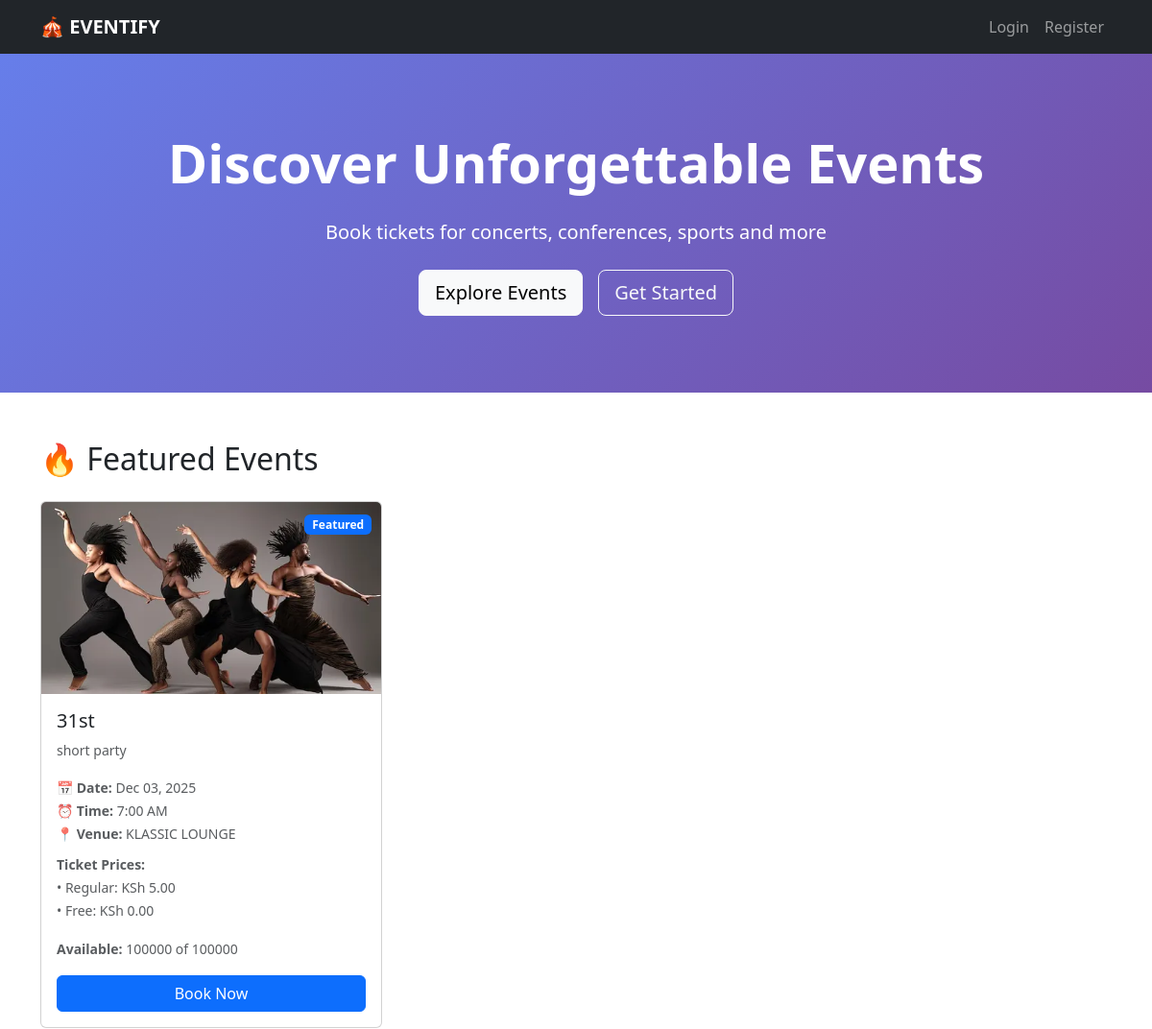
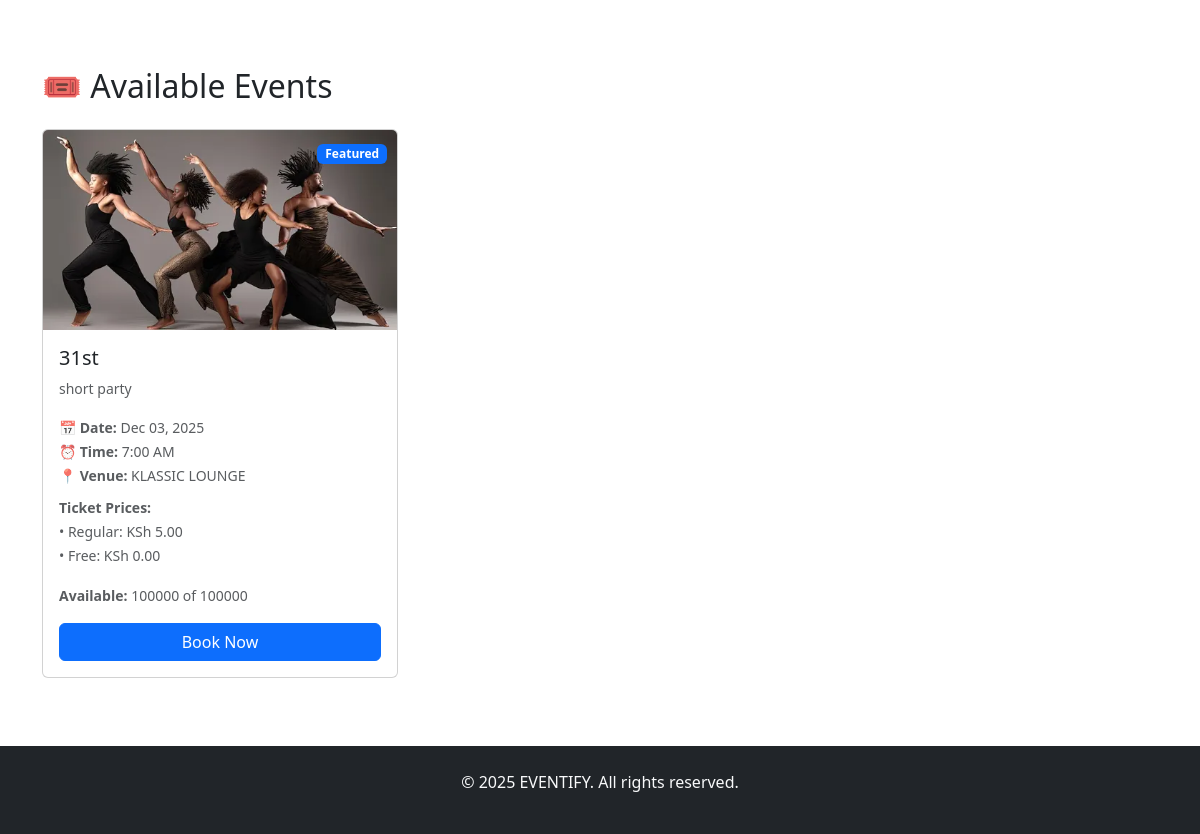
The app's page /, older data (2 pictures, top to bottom).
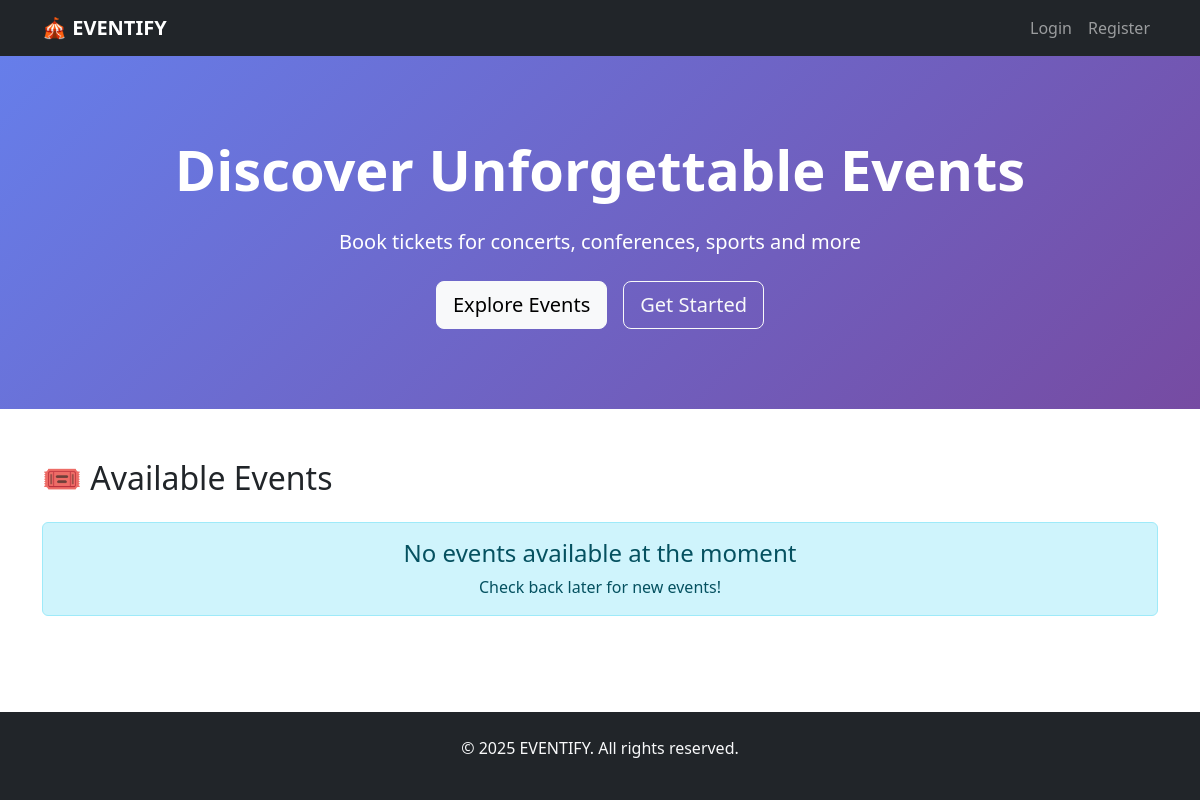
The same page, newer data.
### events/models.py (models this page shows, shortened)
class Event(models.Model):
    title = models.CharField(max_length=200)
    description = models.TextField()
    short_description = models.CharField(max_length=300, blank=True, help_text="Brief description for cards")
    image = models.ImageField(upload_to='event_images/', blank=True, null=True)
    category = models.ForeignKey(Category, on_delete=models.SET_NULL, null=True, blank=True)
    start_date = models.DateTimeField()
    end_date = models.DateTimeField()
    venue = models.CharField(max_length=200)
    address = models.TextField(blank=True)
    city = models.CharField(max_length=100, blank=True)
    total_capacity = models.PositiveIntegerField(help_text="Total number of tickets available")
    tickets_sold = models.PositiveIntegerField(default=0)
    is_active = models.BooleanField(default=True)
    is_featured = models.BooleanField(default=False)
    is_coming_soon = models.BooleanField(default=False, help_text="Event not yet available for booking")
    coming_soon_text = models.CharField(max_length=200, blank=True, default="Coming Soon")
    booking_opens_date = models.DateTimeField(blank=True, null=True, help_text="When booking becomes available")
    created_at = models.DateTimeField(auto_now_add=True)
    updated_at = models.DateTimeField(auto_now=True)
    class Meta:
        ordering = ['start_date']
    @property
    def is_past(self):
        return self.end_date < timezone.now()
    @property
    def available_tickets(self):
        return self.total_capacity - self.tickets_sold
    @property
    def is_sold_out(self):
        return self.tickets_sold >= self.total_capacity
    @property
    def status(self):
        if self.is_coming_soon:
            return "coming_soon"
        elif self.is_sold_out:
            return "sold_out"
        elif self.is_past:
            return "past"
        elif self.is_ongoing:
            return "ongoing"
        else:
            return "available"

class TicketType(models.Model):
    TICKET_CATEGORIES = [
        ('free', 'Free'),
        ('regular', 'Regular'),
        ('vip', 'VIP'),
        ('vvip', 'VVIP'),
    ]
    event = models.ForeignKey(Event, on_delete=models.CASCADE, related_name='ticket_types')
    category = models.CharField(max_length=10, choices=TICKET_CATEGORIES, default='regular')
    price = models.DecimalField(max_digits=10, decimal_places=2)
    quantity_available = models.PositiveIntegerField()
    description = models.TextField(blank=True, help_text="What's included in this ticket type")
    class Meta:
        unique_together = ['event', 'category']

### events/views.py (the view)
# urls.py: path('', views.event_list, name='home'),
def event_list(request):
    events = Event.objects.filter(is_active=True).order_by('start_date')
    categories = Category.objects.all()
    featured_events = events.filter(is_featured=True, is_coming_soon=False)
    coming_soon_events = events.filter(is_coming_soon=True)
    available_events = events.filter(
        is_coming_soon=False,
        is_active=True
    )
    context = {
        'events': events,
        'featured_events': featured_events,
        'coming_soon_events': coming_soon_events,
        'available_events': available_events,
        'categories': categories,
    }
    return render(request, 'event_list.html', context)

### events/templates/event_list.html (shortened to what the changed rows need)
{% load static %}
<!DOCTYPE html>
<html lang="en">
<head>
    <link href="https://cdn.jsdelivr.net/npm/bootstrap@5.3.0/dist/css/bootstrap.min.css" rel="stylesheet">
</head>
<body>
<section class="hero-section text-center">
    <div class="container">
        <h1 class="display-4 fw-bold mb-4">Discover Unforgettable Events</h1>
    </div>
</section>
    <div class="container">
        {% if featured_events %}
        <section class="mb-5">
            <h2 class="mb-4">🔥 Featured Events</h2>
            <div class="row">
                {% for event in featured_events %}
                <div class="col-md-6 col-lg-4">
                    {% include 'event_card.html' with event=event %}
                </div>
                {% endfor %}
            </div>
        </section>
        {% endif %}
        <section id="available-events" class="mb-5">
            <h2 class="mb-4">🎟️ Available Events</h2>
            {% if available_events %}
            <div class="row">
                {% for event in available_events %}
                <div class="col-md-6 col-lg-4">
                    {% include 'event_card.html' with event=event %}
                </div>
                {% endfor %}
            </div>
            {% else %}
            <div class="alert alert-info text-center">
                <h4>No events available at the moment</h4>
                <p class="mb-0">Check back later for new events!</p>
            </div>
            {% endif %}
        </section>
    </div>
</body>
</html>

### events/templates/event_card.html
<div class="card event-card {% if event.is_coming_soon %}coming-soon-card{% endif %}">
    {% if event.image %}
    <img src="{{ event.image.url }}" class="card-img-top" alt="{{ event.title }}" style="height: 200px; object-fit: cover;">
    {% else %}
    <div class="card-img-top bg-secondary d-flex align-items-center justify-content-center" style="height: 200px;">
        <span class="text-white">No Image</span>
    </div>
    {% endif %}
    <div class="status-badge">
        {% if event.is_coming_soon %}
        <span class="badge bg-warning">{{ event.coming_soon_text }}</span>
        {% elif event.is_sold_out %}
        <span class="badge bg-danger">Sold Out</span>
        {% elif event.status == 'ongoing' %}
        <span class="badge bg-success">Live Now</span>
        {% elif event.is_featured %}
        <span class="badge bg-primary">Featured</span>
        {% endif %}
    </div>
    <div class="card-body">
        <h5 class="card-title">{{ event.title }}</h5>
        <p class="card-text text-muted small">
            {% if event.short_description %}
                {{ event.short_description }}
            {% else %}
                {{ event.description|truncatewords:20 }}
            {% endif %}
        </p>
        <div class="mb-2">
            <small class="text-muted">
                <strong>📅 Date:</strong> {{ event.start_date|date:"M d, Y" }}<br>
                <strong>⏰ Time:</strong> {{ event.start_date|time:"g:i A" }}<br>
                <strong>📍 Venue:</strong> {{ event.venue }}
            </small>
        </div>
        <div class="mb-3">
            <small class="text-muted">
                <strong>Ticket Prices:</strong><br>
                {% for ticket in event.ticket_types.all %}
                • {{ ticket.get_category_display }}: KSh {{ ticket.price }}<br>
                {% endfor %}
            </small>
        </div>
        <div class="mb-3">
            <small class="text-muted">
                <strong>Available:</strong> {{ event.available_tickets }} of {{ event.total_capacity }}
            </small>
        </div>
<div class="d-grid gap-2">
    {% if event.is_coming_soon %}
    <button class="btn btn-outline-secondary" disabled>
        {{ event.coming_soon_text }}
    </button>
    {% elif event.is_sold_out %}
    <button class="btn btn-outline-danger" disabled>Sold Out</button>
    {% else %}
        {% if user.is_authenticated %}
            <a href="{% url 'create_booking' event.id %}" class="btn btn-primary">Book Now</a>
        {% else %}
            <button class="btn btn-primary" data-bs-toggle="modal" data-bs-target="#loginModal">
                Book Now
            </button>
        {% endif %}
    {% endif %}
</div>
    </div>
</div>

Row changes from the older to the newer data that the page shows:
removed Event: image (picture), is_coming_soon "Featured", title "31st", description "short party", start_date "Dec 03, 2025", start_date "7:00 AM", venue "KLASSIC LOUNGE", available_tickets "100000", total_capacity "100000"
removed TicketType: category "Regular", price "5.00"
removed TicketType: category "Free", price "0.00"
Text that changed along with them:
text no longer shown: "🔥 Featured Events"
text now shown: "No events available at the moment Check back later for new events!"
